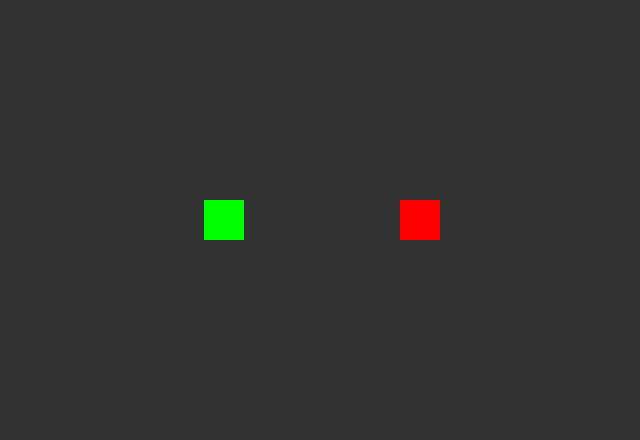
Frame 1 (no input)
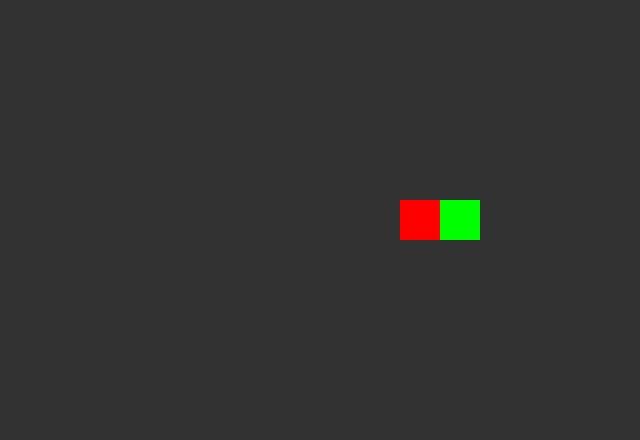
Frame 60 (the mouse pressed at the canvas centre just before this capture)
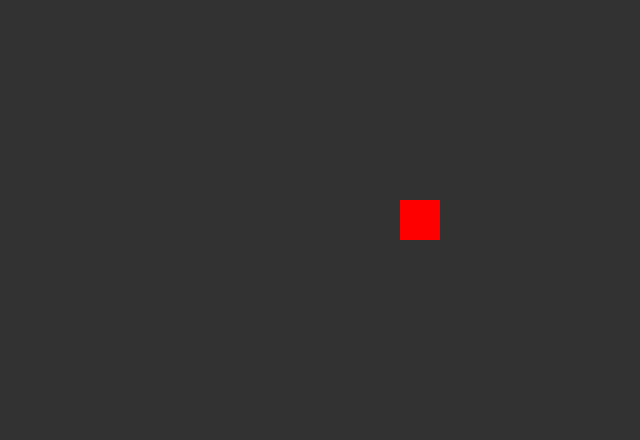
Frame 120 (the mouse held since frame 60 and released just before this capture)

The Processing sketch that drew these frames (run headless with seeded random() and noise(); from frame 60 on, the mouse is pressed at the canvas centre):

// Processing sketch: Chapter4_Classes
// ── Chapter4_Classes.pde
int size = 40;
Snake snake;
Apple apple;

void setup(){
  size(640,440);
  noStroke();
  snake = new Snake(5,5);
  apple = new Apple(10,5);
}

void draw(){
  snake.Move();
    
  background(50);
  snake.Draw();
  apple.Draw();
}

// ── Apple.pde
class Apple{
  float x;
  float y;
  
  Apple(float startX, float startY){
    x = startX;
    y = startY;
  }
  
  void Draw(){
    fill(255,0,0);
    rect(x*size,y*size,size,size);
  }
  
}

// ── Snake.pde
class Snake{
  float x;
  float y;
  
  Snake(float startX, float startY){
    x = startX;
    y = startY;
  }
  
  void Move(){
    x += 0.1f;
  }
  
  void Draw(){
    fill(0,255,0);
    rect(x*size,y*size,size,size);
  }
  
}
